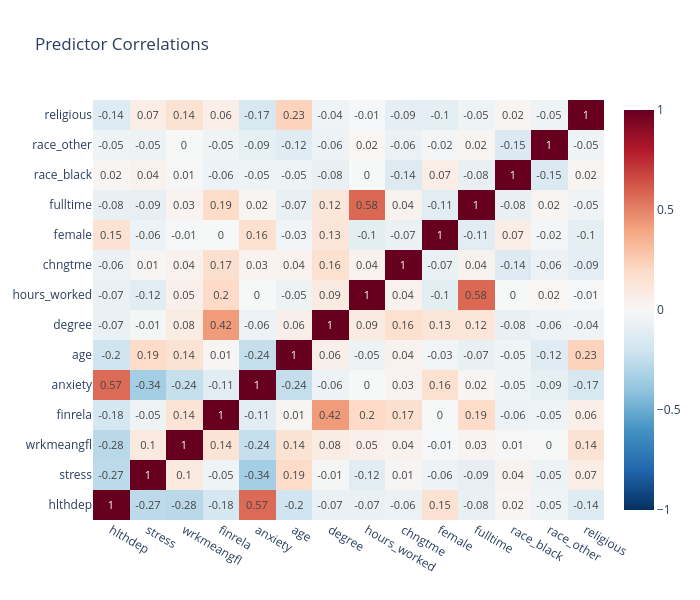

Source (notebook cell):
### Code cell
# Predictor correlation matrix
corr_matrix = df_analysis[X_cols].corr()
corr_matrix.columns = predictor_names
corr_matrix.index = predictor_names

fig = go.Figure(data=go.Heatmap(
    z=corr_matrix.values,
    x=corr_matrix.columns,
    y=corr_matrix.columns,
    colorscale='RdBu_r',
    zmin=-1, zmax=1,
    text=np.round(corr_matrix.values, 2),
    texttemplate='%{text}'
))
fig.update_layout(title='Predictor Correlations', width=700, height=600)
fig.show()

### Figure 1 — Plotly figure (JSON) as saved in the notebook; plotly's stock layout.template omitted (floating-point values rounded to 4 significant figures; data arrays with more than 128 entries replaced by an {"elided": "..."} marker saying what was removed)
{"data": [{"colorscale": [[0, "rgb(5,48,97)"], [0.1, "rgb(33,102,172)"], [0.2, "rgb(67,147,195)"], [0.3, "rgb(146,197,222)"], [0.4, "rgb(209,229,240)"], [0.5, "rgb(247,247,247)"], [0.6, "rgb(253,219,199)"], [0.7, "rgb(244,165,130)"], [0.8, "rgb(214,96,77)"], [0.9, "rgb(178,24,43)"], [1, "rgb(103,0,31)"]], "text": {"elided": "14x14 float values"}, "texttemplate": "%{text}", "type": "heatmap", "x": ["hlthdep", "stress", "wrkmeangfl", "finrela", "anxiety", "age", "degree", "hours_worked", "chngtme", "female", "fulltime", "race_black", "race_other", "religious"], "y": ["hlthdep", "stress", "wrkmeangfl", "finrela", "anxiety", "age", "degree", "hours_worked", "chngtme", "female", "fulltime", "race_black", "race_other", "religious"], "z": {"elided": "14x14 float values"}, "zmax": 1, "zmin": -1}], "layout": {"height": 600, "title": {"text": "Predictor Correlations"}, "width": 700}}
